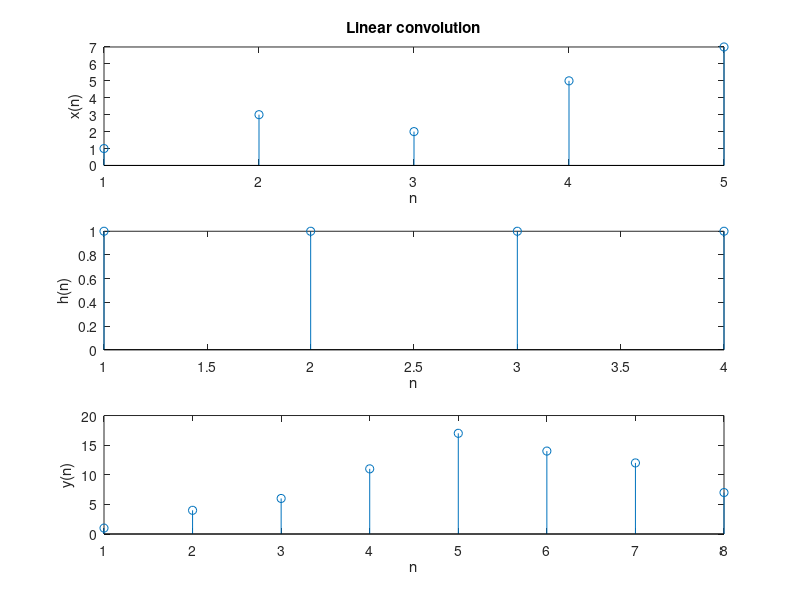

The MATLAB source for this figure:
clc;
clear all;
close all;
x=[1 3 2 5 7];
h=[1 1 1 1];
to=zeros((length(x)+length(h)-1),length(h));

for i=1:length(h)
    to(i:i+(length(h)),i)=x;
   
end

    
y=to*h';
subplot(3,1,1),stem(x);
title('Linear convolution');
xlabel('n');
ylabel('x(n)');
subplot(3,1,2),stem(h);
xlabel('n');
ylabel('h(n)');
subplot(3,1,3),stem(y);
xlabel('n');
ylabel('y(n)');